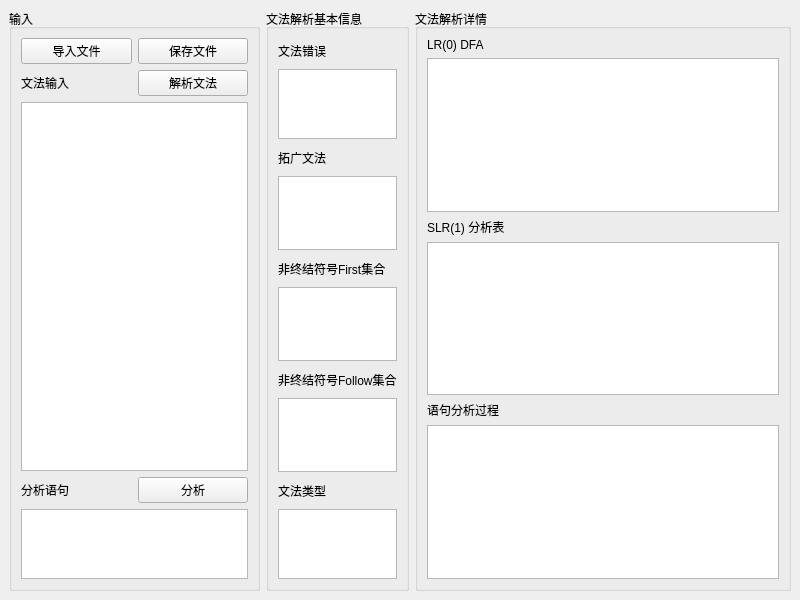
<?xml version="1.0" encoding="UTF-8"?>
<ui version="4.0">
 <class>MainWindow</class>
 <widget class="QMainWindow" name="MainWindow">
  <property name="geometry">
   <rect>
    <x>0</x>
    <y>0</y>
    <width>800</width>
    <height>600</height>
   </rect>
  </property>
  <property name="windowTitle">
   <string>MainWindow</string>
  </property>
  <widget class="QWidget" name="centralwidget">
   <layout class="QHBoxLayout" name="horizontalLayout" stretch="2,1,3">
    <item>
     <widget class="QGroupBox" name="inputGroup">
      <property name="title">
       <string>输入</string>
      </property>
      <layout class="QVBoxLayout" name="verticalLayout" stretch="0,0,9,0,1">
       <item>
        <layout class="QHBoxLayout" name="horizontalLayout_4">
         <item>
          <widget class="QPushButton" name="chooseFile">
           <property name="text">
            <string>导入文件</string>
           </property>
          </widget>
         </item>
         <item>
          <widget class="QPushButton" name="saveFile">
           <property name="text">
            <string>保存文件</string>
           </property>
          </widget>
         </item>
        </layout>
       </item>
       <item>
        <layout class="QHBoxLayout" name="horizontalLayout_2">
         <item>
          <widget class="QLabel" name="label">
           <property name="text">
            <string>文法输入</string>
           </property>
          </widget>
         </item>
         <item>
          <widget class="QPushButton" name="toParseGrammer">
           <property name="text">
            <string>解析文法</string>
           </property>
          </widget>
         </item>
        </layout>
       </item>
       <item>
        <widget class="QTextEdit" name="grammer"/>
       </item>
       <item>
        <layout class="QHBoxLayout" name="horizontalLayout_3">
         <item>
          <widget class="QLabel" name="label_2">
           <property name="text">
            <string>分析语句</string>
           </property>
          </widget>
         </item>
         <item>
          <widget class="QPushButton" name="toParseStatement">
           <property name="text">
            <string>分析</string>
           </property>
          </widget>
         </item>
        </layout>
       </item>
       <item>
        <widget class="QTextEdit" name="statement"/>
       </item>
      </layout>
     </widget>
    </item>
    <item>
     <widget class="QGroupBox" name="outputBox">
      <property name="title">
       <string>文法解析基本信息</string>
      </property>
      <layout class="QVBoxLayout" name="verticalLayout_2" stretch="1,1,1,3,1,3,1,3,1,1">
       <item>
        <widget class="QLabel" name="label_7">
         <property name="text">
          <string>文法错误</string>
         </property>
        </widget>
       </item>
       <item>
        <widget class="QTextBrowser" name="syntaxError"/>
       </item>
       <item>
        <widget class="QLabel" name="label_3">
         <property name="text">
          <string>拓广文法</string>
         </property>
        </widget>
       </item>
       <item>
        <widget class="QTextBrowser" name="extraGrammer"/>
       </item>
       <item>
        <widget class="QLabel" name="label_4">
         <property name="text">
          <string>非终结符号First集合</string>
         </property>
        </widget>
       </item>
       <item>
        <widget class="QTextBrowser" name="firstSet"/>
       </item>
       <item>
        <widget class="QLabel" name="label_5">
         <property name="text">
          <string>非终结符号Follow集合</string>
         </property>
        </widget>
       </item>
       <item>
        <widget class="QTextBrowser" name="followSet"/>
       </item>
       <item>
        <widget class="QLabel" name="label_6">
         <property name="text">
          <string>文法类型</string>
         </property>
        </widget>
       </item>
       <item>
        <widget class="QTextBrowser" name="syntaxType"/>
       </item>
      </layout>
     </widget>
    </item>
    <item>
     <widget class="QGroupBox" name="groupBox">
      <property name="title">
       <string>文法解析详情</string>
      </property>
      <layout class="QVBoxLayout" name="verticalLayout_3">
       <item>
        <widget class="QLabel" name="label_8">
         <property name="text">
          <string>LR(0) DFA</string>
         </property>
        </widget>
       </item>
       <item>
        <widget class="QTableWidget" name="dfa">
         <property name="sizePolicy">
          <sizepolicy hsizetype="Expanding" vsizetype="Expanding">
           <horstretch>0</horstretch>
           <verstretch>0</verstretch>
          </sizepolicy>
         </property>
        </widget>
       </item>
       <item>
        <widget class="QLabel" name="label_9">
         <property name="text">
          <string>SLR(1) 分析表</string>
         </property>
        </widget>
       </item>
       <item>
        <widget class="QTableWidget" name="slr"/>
       </item>
       <item>
        <widget class="QLabel" name="label_10">
         <property name="text">
          <string>语句分析过程</string>
         </property>
        </widget>
       </item>
       <item>
        <widget class="QTableWidget" name="parseProcess"/>
       </item>
      </layout>
     </widget>
    </item>
   </layout>
  </widget>
 </widget>
 <resources/>
 <connections/>
</ui>
